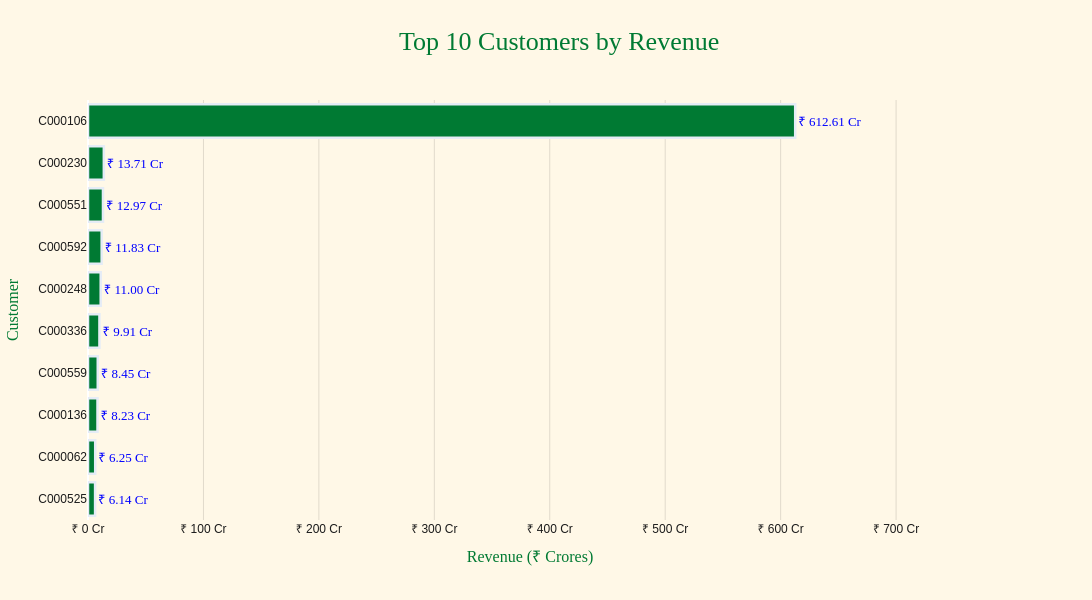

The notebook cell saved with this chart:
### Markdown cell above
👤 TOP CUSTOMERS

### Code cell
import plotly.express as px

# ---------- Top 10 Customers ----------
top_customers = (
    df_small.groupby('BilltoCustomerNo')['Amount']
    .sum()
    .sort_values(ascending=False)
    .head(10)
    .reset_index()
)

# Convert to Crores
top_customers['Revenue_Cr'] = top_customers['Amount'] / 10000000

# ---------- OSWAL Brand Colors ----------
dark_green = '#007A33'
cream = '#FFF8E7'
black = '#1C1C1C'

# ---------- Plotly Bar Chart ----------
fig = px.bar(
    top_customers,
    x='Revenue_Cr',
    y='BilltoCustomerNo',
    orientation='h',
    text='Revenue_Cr',
    title='👤 Top 10 Customers by Revenue'
)

# ---------- Styling ----------
fig.update_traces(
    texttemplate='₹ %{text:.2f} Cr',
    textposition='outside',

    marker=dict(
        color=dark_green,
        line=dict(width=2.5)
    ),
    textfont=dict(
    color='blue',
    size=13,
    family='Arial Black'
),
hovertemplate =
    '<b>Customer:</b> %{y}<br>' +
    '<b>Revenue:</b> ₹ %{x:,.0f} Cr<extra></extra>'
)

# ---------- Layout ----------
fig.update_layout(

    margin=dict(r=120),

    paper_bgcolor=cream,
    plot_bgcolor=cream,

    xaxis_title='Revenue (₹ Crores)',
    yaxis_title='Customer',

    xaxis=dict(
        range=[0, top_customers['Revenue_Cr'].max() * 1.25],
        gridcolor='rgba(0,0,0,0.12)',

        tickprefix='₹ ',
        ticksuffix=' Cr',

        title_font=dict(
            size=16,
            color=dark_green,
            family='Arial Black'
        ),

        tickfont=dict(
            size=12,
            color=black
        )
    ),

    yaxis=dict(
        title_font=dict(
            size=16,
            color=dark_green,
            family='Arial Black'
        ),

        tickfont=dict(
            size=12,
            color=black
        ),

        categoryorder='total ascending'
    ),

    font=dict(
        family='Arial',
        color=black
    ),

    title=dict(
        x=0.5,
        font=dict(
            size=26,
            color=dark_green,
            family='Arial Black'
        )
    ),

    height=600,
    width=1200
)

# ---------- Show ----------
fig.show()

### Figure 1 — Plotly figure (JSON) as saved in the notebook; plotly's stock layout.template omitted (floating-point values rounded to 4 significant figures)
{"data": [{"hovertemplate": "<b>Customer:</b> %{y}<br><b>Revenue:</b> ₹ %{x:,.0f} Cr<extra></extra>", "legendgroup": "", "marker": {"color": "#007A33", "line": {"width": 2.5}, "pattern": {"shape": ""}}, "name": "", "orientation": "h", "showlegend": false, "text": [612.6, 13.71, 12.97, 11.83, 11.0, 9.906, 8.45, 8.233, 6.25, 6.144], "textfont": {"color": "blue", "family": "Arial Black", "size": 13}, "textposition": "outside", "texttemplate": "₹ %{text:.2f} Cr", "type": "bar", "x": [612.6, 13.71, 12.97, 11.83, 11.0, 9.906, 8.45, 8.233, 6.25, 6.144], "xaxis": "x", "y": ["C000106", "C000230", "C000551", "C000592", "C000248", "C000336", "C000559", "C000136", "C000062", "C000525"], "yaxis": "y"}], "layout": {"barmode": "relative", "font": {"color": "#1C1C1C", "family": "Arial"}, "height": 600, "legend": {"tracegroupgap": 0}, "margin": {"r": 120}, "paper_bgcolor": "#FFF8E7", "plot_bgcolor": "#FFF8E7", "title": {"font": {"color": "#007A33", "family": "Arial Black", "size": 26}, "text": "👤 Top 10 Customers by Revenue", "x": 0.5}, "width": 1200, "xaxis": {"anchor": "y", "domain": [0, 1], "gridcolor": "rgba(0,0,0,0.12)", "range": [0, 765.8], "tickfont": {"color": "#1C1C1C", "size": 12}, "tickprefix": "₹ ", "ticksuffix": " Cr", "title": {"font": {"color": "#007A33", "family": "Arial Black", "size": 16}, "text": "Revenue (₹ Crores)"}}, "yaxis": {"anchor": "x", "categoryorder": "total ascending", "domain": [0, 1], "tickfont": {"color": "#1C1C1C", "size": 12}, "title": {"font": {"color": "#007A33", "family": "Arial Black", "size": 16}, "text": "Customer"}}}}
